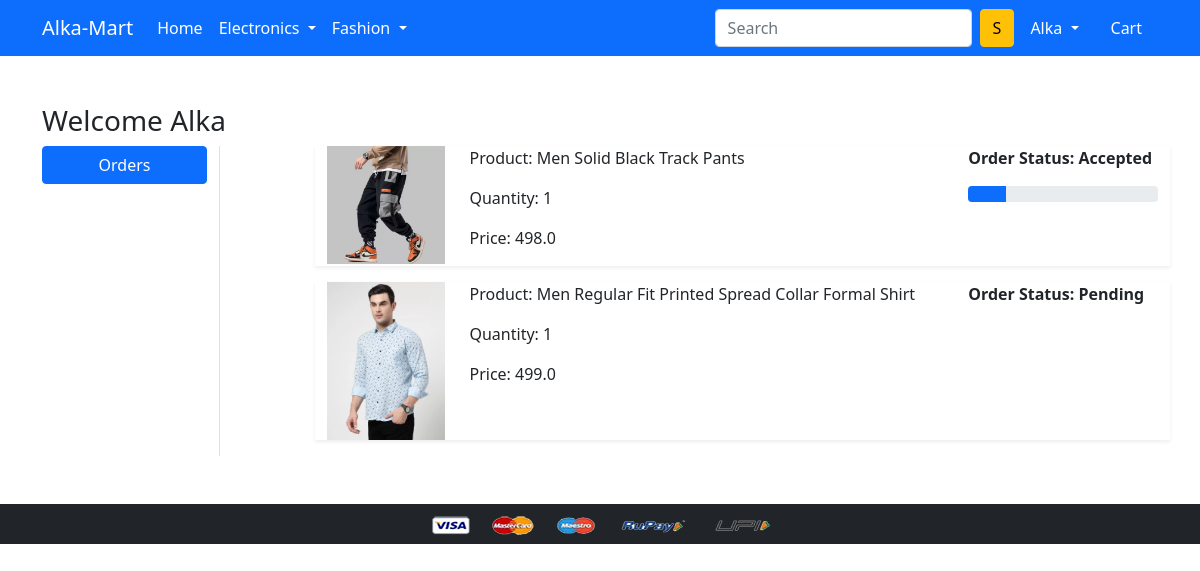
Page /orders/ (signed in) on the committed database.
### app/models.py (models this page shows, shortened)
class OrderPlaced(models.Model):
    user = models.ForeignKey(User, on_delete=models.CASCADE)
    customer = models.ForeignKey(Customer, on_delete=models.CASCADE)
    product = models.ForeignKey(Product, on_delete=models.CASCADE)
    quantity = models.PositiveIntegerField(default=1)
    ordered_date = models.DateTimeField(auto_now_add=True)
    status = models.CharField(max_length=50, choices=STATUS_CHOICES, default='Pending' )
    @property
    def total_cost(self):
        return self.quantity * self.product.discounted_price

class Product(models.Model):
    title = models.CharField(max_length=100)
    selling_price = models.FloatField()
    discounted_price = models.FloatField()
    description = models.TextField()
    brand = models.CharField(max_length=100)
    category = models.CharField(choices = CATEGORY_CHOICES, max_length=3)
    product_image = models.ImageField(upload_to='productimg')

### app/views.py (the view)
# urls.py: path('orders/', views.orders, name='orders'),
@login_required
def orders(request):
 op = OrderPlaced.objects.filter(user=request.user)
 return render(request, 'app/orders.html', {'order_placed': op})

### app/templates/app/orders.html (shortened to what this page needs)
{% extends 'app/base.html' %}
{% load static %}
{% block main-content %}
<div class="container my-5">
 <div class="row">
 <h3>Welcome <span class="text-capitalize">{{request.user}}</span></h3>
  <div class="col-sm-2 border-end">
   <ul class="list-unstyled">
    <li class="d-grid"><a href="{% url 'orders' %}" class="btn btn-primary">Orders</a></li>
   </ul>
  </div>
  <div class="col-sm-9 offset-sm-1">
    {% for op in order_placed %}
   <div class="row shadow-sm mb-3">
    <div class="col-md-2">
        <img src="{{op.product.product_image.url}}" alt="" srcset="" class="img-fluid" height="150" width="150">
    </div>
    <div class="col-sm-7">
        <p>Product: {{op.product.title}}</p>
        <p>Quantity: {{op.quantity}}</p>
        <p>Price: {{op.total_cost}}</p>
    </div>
    <div class="col-sm-3 fw-bold">
        <p>Order Status: {{op.status}}</p>
            {% if op.status == 'Accepted' %}
            <div class="progress">
                <div class="progress-bar"  role="progressbar" style="width: 20%" aria-valuenow="20" aria-valuemin="0" aria-valuemax="100">
                </div>
            </div>
            {% endif %}
    </div>
   </div>
    {% endfor %}
  </div>
 </div>
</div>
{% endblock main-content %}

### app/templates/app/base.html (shortened to what this page needs)
<!doctype html>
{% load static %}
<html lang="en">
  <head>
    <link href="https://cdn.jsdelivr.net/npm/bootstrap@5.0.0-beta1/dist/css/bootstrap.min.css" rel="stylesheet">
    <link rel="stylesheet" href="{% static 'app/css/owl.carousel.min.css' %}">
    <link rel="stylesheet" href="{% static 'app/css/all.min.css' %}">
    <link rel="stylesheet" href="{% static 'app/css/style.css' %}">
  </head>
  <body>
    <nav class="navbar navbar-expand-lg navbar-dark bg-primary">
     <div class="container">
       <a class="navbar-brand" href="/">Alka-Mart</a>
       <div class="collapse navbar-collapse" id="navbarSupportedContent">
         <ul class="navbar-nav me-auto mb-2 mb-lg-0">
           <li class="nav-item">
             <a class="nav-link active" aria-current="page" href="/">Home</a>
           </li>
           <li class="nav-item dropdown">
             <a class="nav-link dropdown-toggle text-white" href="#" id="electronicsDropdown" role="button" data-bs-toggle="dropdown" aria-expanded="false">
               Electronics
             </a>
           </li>
           <li class="nav-item dropdown">
             <a class="nav-link dropdown-toggle text-white" href="#" id="fashionDropdown" role="button" data-bs-toggle="dropdown" aria-expanded="false">
               Fashion
             </a>
           </li>
         </ul>
         <form class="d-flex">
           <input class="form-control me-2" type="search" placeholder="Search" aria-label="Search">
           <button class="btn btn-warning" type="submit">S</button>
         </form>
         <div>
          <ul class="navbar-nav me-auto mb-2 mb-lg-0">
          {% if request.user.is_authenticated %}
           <li class="nav-item dropdown mx-2">
              <a class="nav-link dropdown-toggle text-white" href="#" id="profileDropdown" role="button" data-bs-toggle="dropdown" aria-expanded="false">
                {{request.user}}
              </a>
            </li>
            <li class="nav-item mx-2">
             <a href="{% url 'showcart' %}" class="nav-link text-white"> Cart </a>
            </li>
          {% endif %}
          </ul>
         </div>
       </div>
     </div>
    </nav>
    {% block main-content %} {% endblock main-content %}
    <footer class="container-fluid bg-dark text-center p-2 mt-5">
        <img src="{% static 'app/images/payment.png' %}" alt="" srcset="" class="img-fluid" height="2px">
    </footer>
  </body>
</html>

### rows in the picture
OrderPlaced: product.product_image (picture), product "Men Solid Black Track Pants", quantity "1", total_cost "498.0", status "Accepted"
OrderPlaced: product.product_image (picture), product "Men Regular Fit Printed Spread Collar Formal Shirt", quantity "1", total_cost "499.0", status "Pending"

### other values in the picture
{{ request.user }} "Alka"
